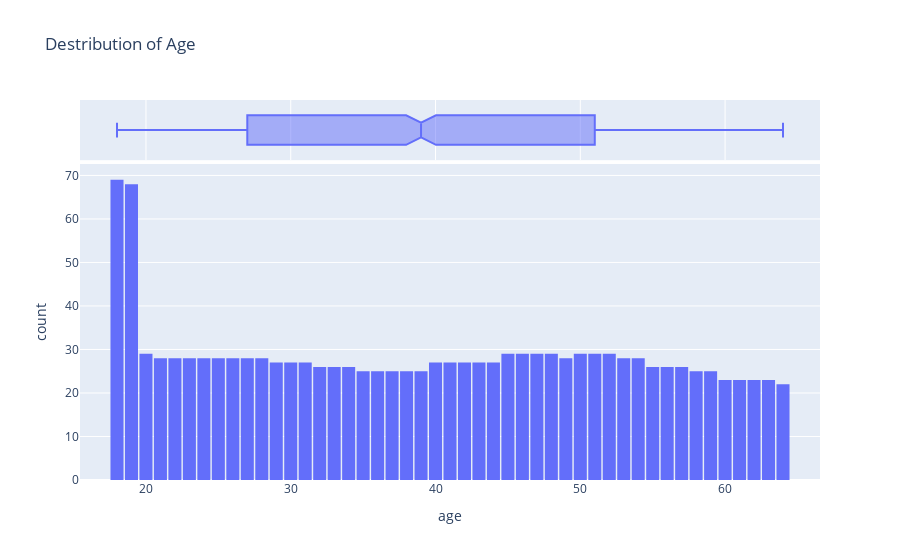

Notebook cell for this chart:
### Markdown cell above
## AGE

### Code cell
fig = px.histogram(medical_df,
                  x='age',
                  marginal='box',
                  nbins=47,
                  title='Destribution of Age')
fig.update_layout(bargap=0.1)
fig.show()

### Figure 1 — Plotly figure (JSON) as saved in the notebook; plotly's stock layout.template omitted (floating-point values rounded to 4 significant figures; data arrays with more than 128 entries replaced by an {"elided": "..."} marker saying what was removed)
{"data": [{"alignmentgroup": "True", "bingroup": "x", "hovertemplate": "age=%{x}<br>count=%{y}<extra></extra>", "legendgroup": "", "marker": {"color": "#636efa", "pattern": {"shape": ""}}, "name": "", "nbinsx": 47, "offsetgroup": "", "orientation": "v", "showlegend": false, "type": "histogram", "x": {"elided": "1338 int values"}, "xaxis": "x", "yaxis": "y"}, {"alignmentgroup": "True", "hovertemplate": "age=%{x}<extra></extra>", "legendgroup": "", "marker": {"color": "#636efa"}, "name": "", "notched": true, "offsetgroup": "", "showlegend": false, "type": "box", "x": {"elided": "1338 int values"}, "xaxis": "x2", "yaxis": "y2"}], "layout": {"bargap": 0.1, "barmode": "relative", "legend": {"tracegroupgap": 0}, "title": {"text": "Destribution of Age"}, "xaxis": {"anchor": "y", "domain": [0, 1], "title": {"text": "age"}}, "xaxis2": {"anchor": "y2", "domain": [0, 1], "matches": "x", "showgrid": true, "showticklabels": false}, "yaxis": {"anchor": "x", "domain": [0, 0.8316], "title": {"text": "count"}}, "yaxis2": {"anchor": "x2", "domain": [0.8416, 1], "matches": "y2", "showgrid": false, "showline": false, "showticklabels": false, "ticks": ""}}}
